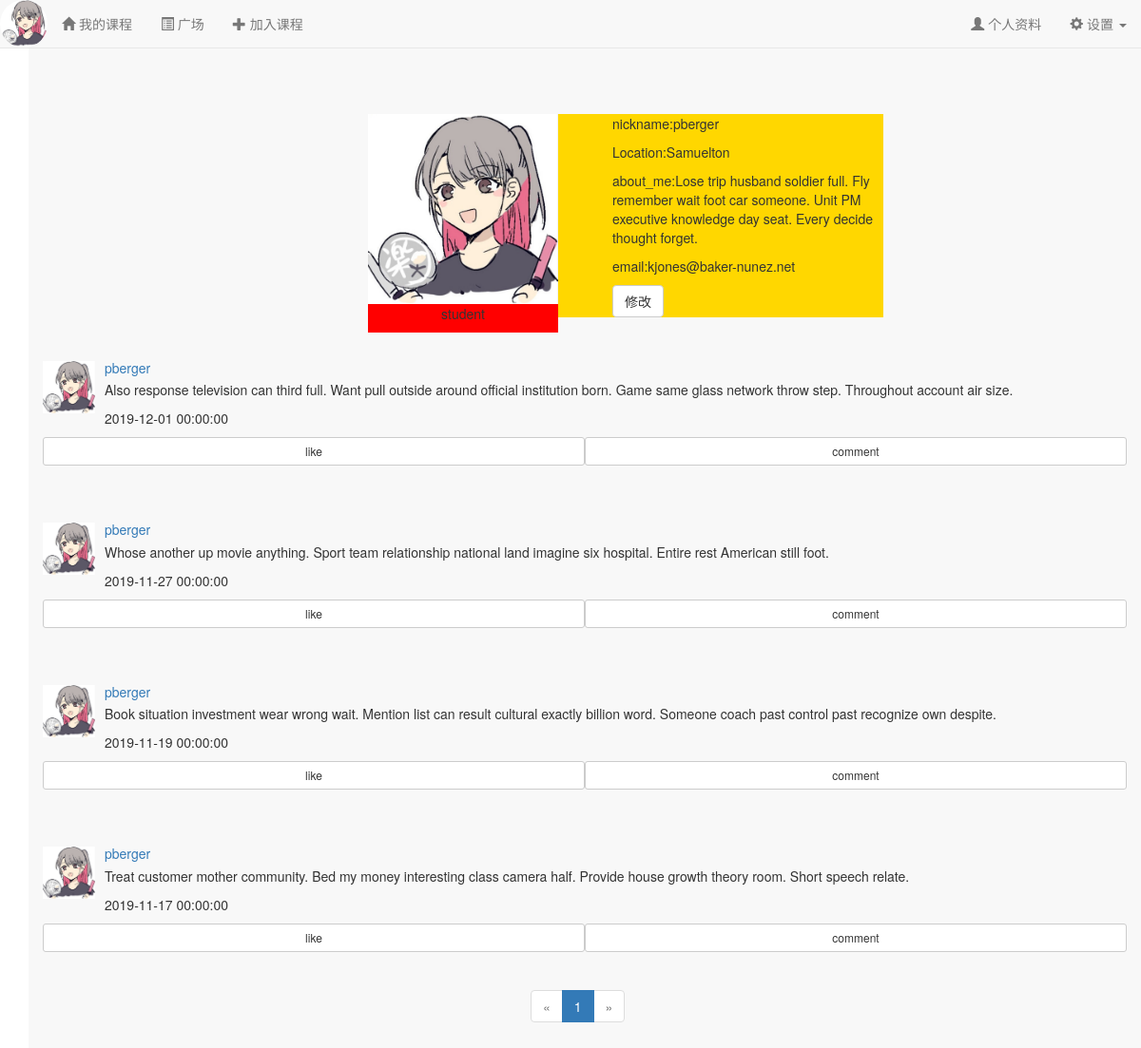
Page /user/kjones@baker-nunez.net (signed in) on the committed database.
### app/models.py (models this page shows, shortened)
class User(UserMixin, db.Model):
    __tablename__ = 'users'
    id = db.Column(db.Integer, primary_key=True, autoincrement=True)
    name = db.Column(db.String(64)) #真实姓名(不同于用户名)
    location = db.Column(db.String(64)) #位置
    about_me = db.Column(db.Text()) #个人介绍
    member_since = db.Column(db.DateTime(), default=localtime)    #注册时间
    last_seen = db.Column(db.DateTime(), default=localtime)   #最后一次访问的时间
    email = db.Column(db.String(64), unique=True, index=True)   #电子邮箱
    nickname = db.Column(db.String(64))    #昵称
    role_id = db.Column(db.Integer, db.ForeignKey('roles.id'))  #角色id
    password_hash = db.Column(db.String(128))   #密码hash
    confirmed = db.Column(db.Boolean, default=False)    #是否已经确认账户
    headicon_url = db.Column(db.String(64)) #头像图标的url
    student = db.relationship('Student', backref='user', uselist=False) #通过Student的user字段拿到用户信息
    teacher = db.relationship('Teacher', backref='user', uselist=False) #通过Teacher的user字段拿到用户信息
    posts = db.relationship('Post', backref='author', lazy='dynamic') #该用户发布的动态
    followed = db.relationship('Follow',
                               foreign_keys=[Follow.follower_id],
                               backref=db.backref('follower', lazy='joined'),
                               lazy='dynamic',
                               cascade='all, delete-orphan')
    followers = db.relationship('Follow',
                               foreign_keys=[Follow.followed_id],
                               backref=db.backref('followed', lazy='joined'),
                               lazy='dynamic',
                               cascade='all, delete-orphan')
    comments = db.relationship('Comment', backref='author', lazy='dynamic') #该用户发表的评论
    like_posts = db.relationship('PostLike',
                                  foreign_keys=[PostLike.user_id],
                                  backref=db.backref('user', lazy='joined'),
                                  lazy='dynamic',
                                  cascade='all, delete-orphan')
    @property
    def password(self):
        raise AttributeError('Password is not a readable attribute!')
    @login_manager.user_loader
    def load_user(user_id):
        return User.query.get(int(user_id))
    def ping(self):
        self.last_seen = localtime()
        db.session.add(self)
        db.session.commit()

class Post(db.Model):
    __tablename__ = 'posts'
    id = db.Column(db.Integer, primary_key=True, autoincrement=True)
    body = db.Column(db.Text) #动态内容
    body_html = db.Column(db.Text) #内容的html富文本形式
    timestamp = db.Column(db.DateTime, index=True, default=localtime) #动态发布的时间戳
    author_id = db.Column(db.Integer, db.ForeignKey('users.id')) #作者id
    comments = db.relationship('Comment', backref='post', lazy='dynamic') #该动态对应的评论
    like_people = db.relationship('PostLike',
                                  foreign_keys=[PostLike.post_id],
                                  backref=db.backref('post', lazy='joined'),
                                  lazy='dynamic',
                                  cascade='all, delete-orphan')

### app/main/views.py (the view)
@main.route('/user/<email>')
def user(email):
    user = User.query.filter_by(email=email).first_or_404()
    page = request.args.get('page', 1, type=int)
    pagination = Post.query.filter_by(author_id=user.id).order_by(Post.timestamp.desc()).paginate(
        page, per_page=current_app.config['FLASKY_COURSE_PER_PAGE'],
        error_out=False
    )
    posts = [item for item in pagination.items]
    return render_template('user.html', user=user, posts=posts, pagination=pagination)

### app/auth/views.py (called while the page is built)
@auth.before_app_request
def before_request():
    if current_user.is_authenticated:
        current_user.ping()
        if not current_user.confirmed \
                and request.endpoint \
                and request.blueprint != 'auth' \
                and request.endpoint != 'static':
            return redirect(url_for('auth.unconfirmed'))

### app/main/__init__.py (called while the page is built)
@main.app_context_processor
def inject_permissions():
    return dict(Permission=Permission)

### app/utils.py (called while the page is built)
def localtime():
    time_str = datetime.datetime.now().strftime('%Y-%m-%d %H:%M:%S')
    return datetime.datetime.strptime(time_str,"%Y-%m-%d %H:%M:%S")

### app/templates/user.html (shortened to what this page needs)
{% extends "base.html" %}
{% import "/_macros.html" as macros %}
{% block page_content %}
<div class="container navbar-default"style="height:100%;padding-top:120px;">
    <div style="margin-left:30%;background-color:#ff0000;height:100%;width:200px;float:left;">
        <img src="{{ url_for('static', filename='headicon/'+user.headicon_url) }}" style="width:200px">
        <p align="center">
            {% if user.role.name == 'Teacher' %}
            teacher
            {% else %}
            student
            {% endif %}
        </p>
    </div>
    <div style="padding-left:5%;background-color:#FFD700;height:100%;width:30%;float:left;">
        <p>nickname:{{ user.nickname }}</p>
        <P>Location:{{ user.location }}</P>
        <P>
            about_me:{{ user.about_me }}
        </P>
        <p>email:{{ user.email }}</p>
        {% if user.id == current_user.id %}
        <a href="{{ url_for('main.edit_profile') }}" class="btn btn-default">修改</a>
        {% endif %}
    </div>
    <div style="padding-top:200px">
        {% for each in posts %}
            <div style="padding-top:60px;padding-bottom:30px;">
                <div class="media-left">
                    <a href="#"><img src="{{ url_for('static', filename=('headicon/'+each.author.headicon_url)) }}" class="media-object" style="width:55px"></a>
                </div>
                <div class="media-body">
                    <a href="#"><h5 class="media-heading">{{ each.author.nickname }}</h5></a>
                    {% if each.body_html %}
                    {{ each.body_html | safe }}
                    {% else %}
                    {{ each.body }}
                    {% endif %}
                    <p>{{ each.timestamp }}</p>
                </div>
                <button type="button" class="btn btn-default btn-sm col-xs-6">like</button>
                <button type="button" class="btn btn-default btn-sm col-xs-6">comment</button>
            </div>
        {% endfor %}
    </div>
    <div class="pagination" style="padding-left:45%">
        {{ macros.pagination_widget(pagination, 'main.user', email=user.email) }}
    </div>
</div>
{% endblock %}

### app/templates/base.html (shortened to what this page needs)
{% extends "bootstrap/base.html" %}
{% block head %}
{{ super() }}
{% endblock %}
{% block navbar %}
<nav class="navbar navbar-default navbar-fixed-top" >
    <div class="container-fluid">
        <div class="navbar-header">
            <div class="navbar-brand" style="padding:1%">
                <a href="{{ url_for('main.user', email=current_user.email) }}">
                    <img src="{{ url_for('static', filename='headicon/'+current_user.headicon_url) }}" class="img-circle" style="height:100%;" />
                </a>
            </div>
        </div>
        <div class="collapse navbar-collapse" id="navbar-collapse">
            <ul class="nav navbar-nav">
                <li><a href="{{ url_for('course.index') }}"><span class="glyphicon glyphicon-home"></span>&nbsp;{% if current_user.role.name == 'Student' %}我的课程{% else %}我开的课{% endif %}</a></li>
                <li><a href="{{ url_for('forum.index') }}"><span class="glyphicon glyphicon-list-alt"></span>&nbsp;广场</a></li>
                <li><a href="{{ url_for('course.join_course') }}"><span class="glyphicon glyphicon-plus"></span>&nbsp;{% if current_user.role.name == 'Student' %}加入课程{% else %}创建课程{% endif %}</a></li>
            </ul>
            <ul class="nav navbar-nav navbar-right ">
                <li>
                    <a href="{{ url_for('main.user', email=current_user.email) }}">
                        <span class="glyphicon glyphicon-user"></span>
                        个人资料
                    </a>
                </li>
                <li class="dropdown">
                    <a class="dropdown-toggle" data-toggle="dropdown" href="#">
                        <span class="glyphicon glyphicon-cog"></span>&nbsp;设置
                        <b class="caret"></b>
                    </a>
                </li>
            </ul>
        </div>
    </div>
</nav>
{% endblock %}
{% block content %}
<div class="container">
    {% block page_content %}{% endblock %}
</div>
{% endblock %}

### rows in the picture
User: headicon_url (placeholder picture), nickname "pberger", location "Samuelton", about_me "Lose trip husband soldier full. Fly remember wait foot car someone. Unit PM executive knowledge day seat. Every decide thought forget.", email "kjones@baker-nunez.net"
Post: headicon_url (placeholder picture), author.nickname "pberger", body_html "Also response television can third full. Want pull outside around official institution born. Game same glass network throw step. Throughout account air size.", timestamp "2019-12-01 00:00:00"
Post: headicon_url (placeholder picture), author.nickname "pberger", body_html "Whose another up movie anything. Sport team relationship national land imagine six hospital. Entire rest American still foot.", timestamp "2019-11-27 00:00:00"
Post: headicon_url (placeholder picture), author.nickname "pberger", body_html "Book situation investment wear wrong wait. Mention list can result cultural exactly billion word. Someone coach past control past recognize own despite.", timestamp "2019-11-19 00:00:00"
Post: headicon_url (placeholder picture), author.nickname "pberger", body_html "Treat customer mother community. Bed my money interesting class camera half. Provide house growth theory room. Short speech relate.", timestamp "2019-11-17 00:00:00"

### other values in the picture
{{ p }} "1"
